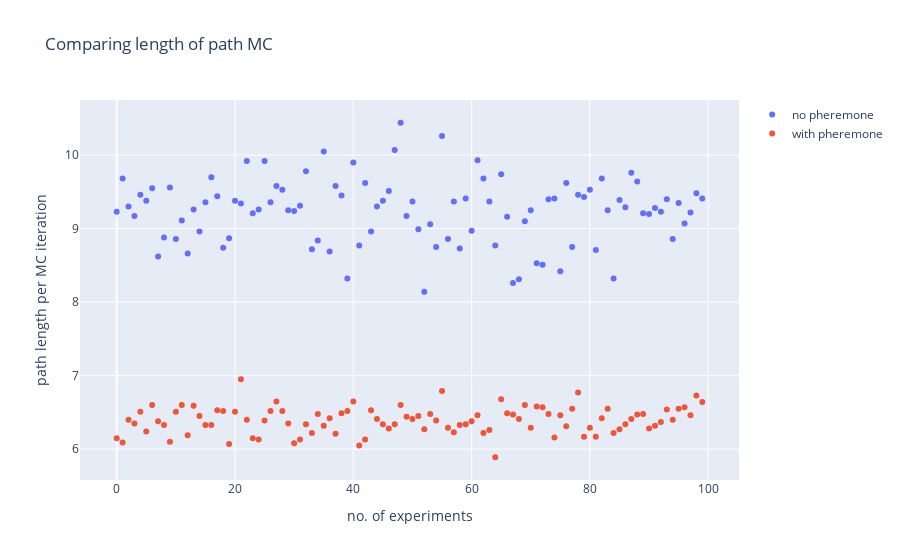

Source (notebook cell):
### Code cell
fig = go.Figure()
x_axis = list(range(num_points))

fig.add_trace(go.Scatter(x=x_axis, y=path_len_list_mc,
                    mode='markers',
                    name='no pheremone'))
fig.add_trace(go.Scatter(x=x_axis, y=path_len_list_opt_mc,
                    mode='markers',
                    name='with pheremone'))
fig.update_layout(title='Comparing length of path MC',
                   xaxis_title='no. of experiments',
                   yaxis_title='path length per MC iteration')
fig.show()
print("Mean path length without pheremone: ", statistics.mean(path_len_list_mc))
print("Median path length without pheremone: ", statistics.median(path_len_list_mc))
print("Mean path length with pheremone: ", statistics.mean(path_len_list_opt_mc))
print("Median path length with pheremone: ", statistics.median(path_len_list_opt_mc))

### Figure 1 — Plotly figure (JSON) as saved in the notebook; plotly's stock layout.template omitted (floating-point values rounded to 4 significant figures)
{"data": [{"mode": "markers", "name": "no pheremone", "type": "scatter", "x": [0, 1, 2, 3, 4, 5, 6, 7, 8, 9, 10, 11, 12, 13, 14, 15, 16, 17, 18, 19, 20, 21, 22, 23, 24, 25, 26, 27, 28, 29, 30, 31, 32, 33, 34, 35, 36, 37, 38, 39, 40, 41, 42, 43, 44, 45, 46, 47, 48, 49, 50, 51, 52, 53, 54, 55, 56, 57, 58, 59, 60, 61, 62, 63, 64, 65, 66, 67, 68, 69, 70, 71, 72, 73, 74, 75, 76, 77, 78, 79, 80, 81, 82, 83, 84, 85, 86, 87, 88, 89, 90, 91, 92, 93, 94, 95, 96, 97, 98, 99], "y": [9.23, 9.68, 9.3, 9.17, 9.46, 9.38, 9.55, 8.62, 8.88, 9.56, 8.86, 9.11, 8.66, 9.26, 8.96, 9.36, 9.7, 9.44, 8.74, 8.87, 9.38, 9.34, 9.92, 9.21, 9.26, 9.92, 9.36, 9.58, 9.53, 9.25, 9.24, 9.31, 9.78, 8.72, 8.84, 10.05, 8.69, 9.58, 9.45, 8.32, 9.9, 8.77, 9.62, 8.96, 9.3, 9.38, 9.51, 10.07, 10.44, 9.17, 9.37, 8.99, 8.14, 9.06, 8.75, 10.26, 8.86, 9.37, 8.73, 9.41, 8.97, 9.93, 9.68, 9.37, 8.77, 9.74, 9.16, 8.26, 8.31, 9.1, 9.25, 8.53, 8.51, 9.4, 9.41, 8.42, 9.62, 8.75, 9.46, 9.43, 9.53, 8.71, 9.68, 9.25, 8.32, 9.39, 9.29, 9.76, 9.64, 9.21, 9.2, 9.28, 9.23, 9.4, 8.86, 9.35, 9.07, 9.22, 9.48, 9.41]}, {"mode": "markers", "name": "with pheremone", "type": "scatter", "x": [0, 1, 2, 3, 4, 5, 6, 7, 8, 9, 10, 11, 12, 13, 14, 15, 16, 17, 18, 19, 20, 21, 22, 23, 24, 25, 26, 27, 28, 29, 30, 31, 32, 33, 34, 35, 36, 37, 38, 39, 40, 41, 42, 43, 44, 45, 46, 47, 48, 49, 50, 51, 52, 53, 54, 55, 56, 57, 58, 59, 60, 61, 62, 63, 64, 65, 66, 67, 68, 69, 70, 71, 72, 73, 74, 75, 76, 77, 78, 79, 80, 81, 82, 83, 84, 85, 86, 87, 88, 89, 90, 91, 92, 93, 94, 95, 96, 97, 98, 99], "y": [6.15, 6.09, 6.4, 6.35, 6.51, 6.24, 6.6, 6.38, 6.33, 6.1, 6.51, 6.6, 6.19, 6.59, 6.45, 6.33, 6.33, 6.53, 6.52, 6.07, 6.51, 6.95, 6.4, 6.15, 6.13, 6.39, 6.52, 6.65, 6.52, 6.35, 6.08, 6.13, 6.34, 6.22, 6.48, 6.32, 6.42, 6.21, 6.49, 6.52, 6.65, 6.05, 6.13, 6.53, 6.41, 6.34, 6.28, 6.34, 6.6, 6.44, 6.41, 6.45, 6.27, 6.48, 6.39, 6.79, 6.29, 6.23, 6.33, 6.34, 6.38, 6.46, 6.22, 6.26, 5.89, 6.68, 6.49, 6.47, 6.41, 6.6, 6.29, 6.58, 6.57, 6.48, 6.16, 6.46, 6.31, 6.55, 6.77, 6.17, 6.29, 6.17, 6.42, 6.55, 6.22, 6.27, 6.34, 6.41, 6.47, 6.48, 6.28, 6.32, 6.37, 6.54, 6.4, 6.55, 6.57, 6.46, 6.73, 6.64]}], "layout": {"title": {"text": "Comparing length of path MC"}, "xaxis": {"title": {"text": "no. of experiments"}}, "yaxis": {"title": {"text": "path length per MC iteration"}}}}
